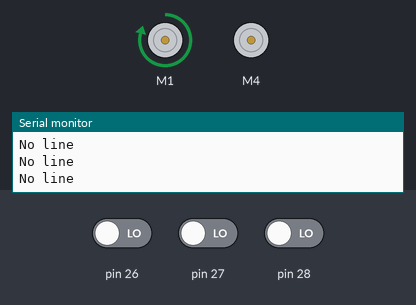
The sketch below on a simulated Arduino Mega 2560, built with avr-gcc and run on an emulated ATmega2560. Parts: 2 × DC motor (green arrow = forward, orange = backward, longer = faster), the last lines printed to the serial monitor. The test bench sets the inputs (shaded band); at power-on: pin 26 LOW, pin 28 LOW, pin 27 LOW.

Above: at 2.8 s.
2.9 s: pin 26 driven HIGH
At 4.2 s:
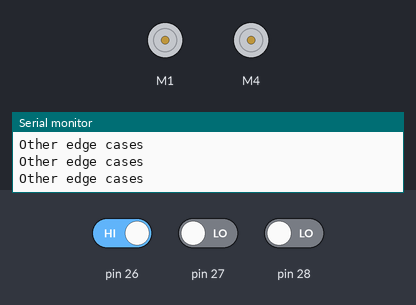
4.5 s: pin 28 driven HIGH
At 5.6 s:
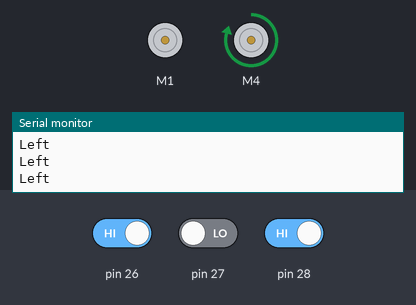
6.5 s: pin 26 driven LOW
At 7.4 s:
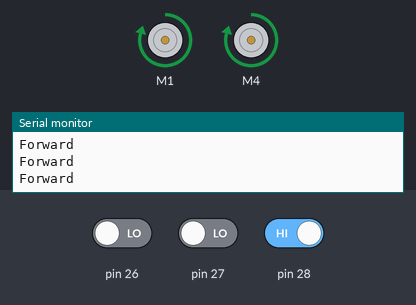
8.0 s: pin 27 driven HIGH
At 8.7 s:
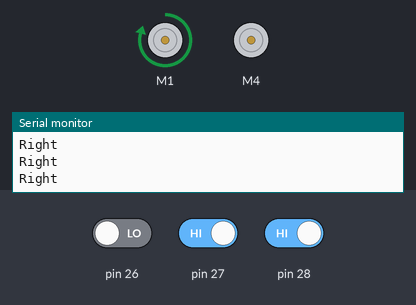
9.9 s: pin 27 driven LOW
At 11.1 s:
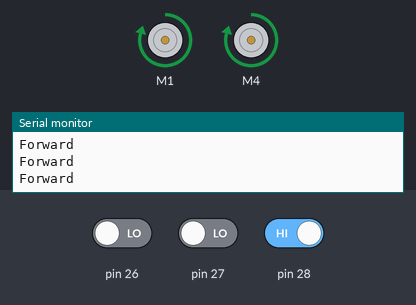
11.4 s: pin 28 driven LOW
At 11.8 s:
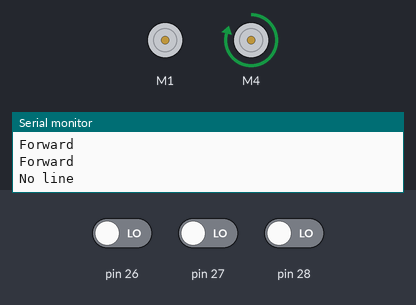
Timing chart, 0 to 16.4 s (numbered marks = the images above; inputs shaded):
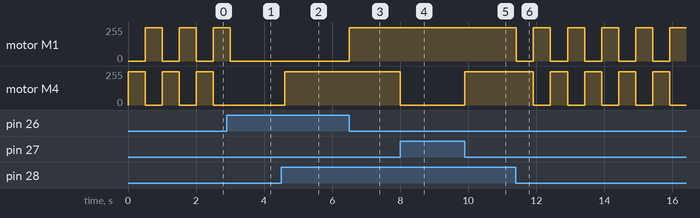

Measured:
- after the input at 2.9 s, motor M1: goes on until 3.0 s, then stays stopped; motor M4: stays stopped (without the input it goes to forward 250/255 after 0.10 s)
- after the input at 4.5 s, motor M4: stopped → forward 250/255 after 0.10 s
- after the input at 6.5 s, motor M1: stopped → forward 250/255 at once
- after the input at 8.0 s, motor M4: forward 250/255 → stopped at once
- after the input at 9.9 s, motor M4: stopped → forward 250/255 at once
- after the input at 11.4 s, motor M1: alternates forward 250/255 for 0.50 s and stopped for 0.50 s, starting at once; motor M4: alternates forward 250/255 for 0.50 s and stopped for 0.50 s, starting after 0.52 s
- by itself, motor M1, motor M4: alternates forward 250/255 for 0.50 s and stopped for 0.50 s

The sketch:

Basic_bot.ino
```cpp
#include <AFMotor.h>

bool senL;
bool senR;
bool senS;

AF_DCMotor motor1(1);
AF_DCMotor motor2(4);

void setup() {
  Serial.begin(9600);
  // put your setup code here, to run once:
  motor1.setSpeed(250);
  motor2.setSpeed(250);
  motor1.run(RELEASE);
  motor2.run(RELEASE);
  //Serial.begin(9600);
  //Serial.println("Starting....");
  pinMode(26, INPUT);
  pinMode(27, INPUT);
  pinMode(28, INPUT);

}

void loop() {
  senL = digitalRead(26);
  senR = digitalRead(27);
  senS = digitalRead(28);
  //Stop sign when all sensors on black line
  if((senL==1) && (senS==1) && (senR==1))
  {
    motor1.run(RELEASE);
    motor2.run(RELEASE);
    Serial.println("STOP");
    delay(5000);
  }
  //Forward
  else if((senL==0) && (senS==1) && (senR==0))
  {
    motor1.run(FORWARD);
    motor2.run(FORWARD);
    Serial.println("Forward");
  }
  //Go Left
  else if((senL==1) && (senS==1) && (senR==0))
  {
    motor1.run(RELEASE);
    motor2.run(FORWARD);
    Serial.println("Left");
  }
  //Go Right
  else if((senL==0) && (senS==1) && (senR==1))
  {
    motor1.run(FORWARD);
    motor2.run(RELEASE);
    Serial.println("Right");
  }
  //Edge case: no line
  else if((senL==0) && (senS==0) && (senR==0))
  {
    Serial.println("No line");
    motor1.run(RELEASE);
    motor2.run(FORWARD);
    delay(500);
    motor1.run(FORWARD);
    motor2.run(RELEASE);
    delay(500);
  }
  //Edge case: two other situations
  else{
    Serial.println("Other edge cases");
    motor1.run(RELEASE);
    motor2.run(RELEASE);
    digitalWrite(LED_BUILTIN, HIGH);   // turn the LED on (HIGH is the voltage level)
    delay(200);                       // wait for a second
    digitalWrite(LED_BUILTIN, LOW);    // turn the LED off by making the voltage LOW
    delay(200);
    }
}
```
